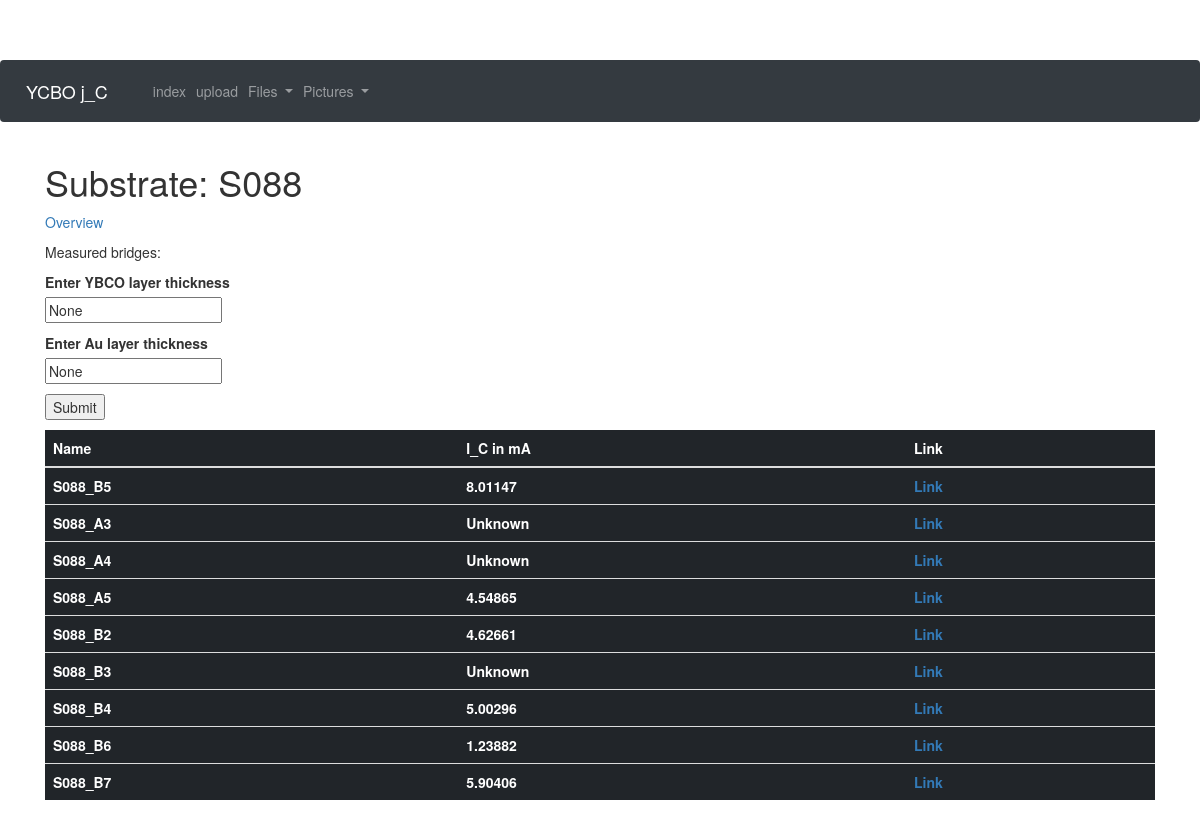
The app's page /substrate/S088 with its own data.
### app/models.py (models this page shows, shortened)
class Substrate(db.Model):
    id = db.Column(db.Integer, primary_key = True)
    substratename = db.Column(db.String(32))
    Au_layer = db.Column(db.Integer)
    YBCO_layer = db.Column(db.Integer)
    bridges = db.relationship("Bridge", backref = "substrate", lazy="dynamic")

class Bridge(db.Model):
    id = db.Column(db.Integer, primary_key = True)
    substrate_id = db.Column(db.Integer, db.ForeignKey("substrate.id"))
    bridgename = db.Column(db.String(32))
    j_C = db.Column(db.Float)
    res = db.Column(db.Float)
    bridgewitdh = db.Column(db.Float)
    documents = db.relationship("Document", backref = "bridge", lazy = "dynamic")
    pictures = db.relationship("Picture", backref = "bridge", lazy = "dynamic")

### app/routes.py (the view)
@app.route("/substrate/<substratename>", methods=["POST","GET"])
def substrate(substratename):
    substrate = Substrate.query.filter_by(substratename=substratename).first_or_404()
    form = SubstrateEditForm()
    form.YBCO_layer.default = substrate.YBCO_layer
    form.Au_layer.default = substrate.Au_layer
    if request.method =="POST":
        if form.submit_layer.data:
            substrate.YBCO_layer = form.YBCO_layer.data
            substrate.Au_layer = form.Au_layer.data
            db.session.add(substrate)
            db.session.commit()
    return render_template("substrate.html", substrate = substrate, form = form)

### app/forms.py
class SubstrateEditForm(FlaskForm):
    YBCO_layer = StringField("Enter YBCO layer thickness")
    Au_layer = StringField("Enter Au layer thickness")
    submit_layer = SubmitField("Submit")

### app/templates/substrate.html (shortened to what this page needs)
{% extends "base.html" %}
{% block content %}
<h1>Substrate: {{substrate.substratename}}</h1>
<p><a href="{{url_for('index')}}">Overview</a></p>
<p>Measured bridges:<p>
<form action="" method="post">
  <p>
    {{ form.YBCO_layer.label }}<br>
    {{ form.YBCO_layer(value=form.YBCO_layer.default) }}
  </p>
  <p>
    {{ form.Au_layer.label }}<br>
    {{ form.Au_layer(value=form.Au_layer.default) }}
  </p>
  <p>{{ form.submit_layer() }}</p>
</form>
<table class="table table-dark">
  <thead>
    <tr>
      <th scope="col">Name</th>
      <th scope="col">I_C in mA</th>
      <th scope="col">Link</th>
    </tr>
  </thead>
  <tbody>
    {% for bridge in substrate.bridges.all() %}
    <tr>
      <th scope="row">{{ bridge.bridgename }}</th>
      <th>{% if bridge.j_C %}{{ "%.5f"%bridge.j_C }}{% else %}Unknown{% endif %}</th>
      <th><a href="{{url_for('bridge', bridgename = bridge.bridgename) }}">Link</a></th>
    </tr>
    {% endfor %}
  </tbody>
</table>
{% endblock %}

### app/templates/base.html (shortened to what this page needs)
<!doctype html>
<html>
<head>
    <link rel="stylesheet" href="https://stackpath.bootstrapcdn.com/bootstrap/4.1.0/css/bootstrap.min.css">
</head>
<body>
  <nav class="navbar fixed-top navbar-expand-lg navbar-dark bg-dark">
    <a class="navbar-brand" href="{{ url_for('index') }}">YCBO j_C</a>
    <div class="collapse navbar-collapse" id="navbarSupportedContent">
      <ul class="navbar-nav mr-auto">
        <li class="nav-item"><a class="nav-link" href="{{ url_for('index') }}">index</a></li>
        <li class="nav-item"><a class="nav-link" href="{{ url_for('upload') }}">upload</a></li>
        <li class="nav-item dropdown">
        <a class="nav-link dropdown-toggle" href="#" id="navbarDropdownMenuLink" data-toggle="dropdown" aria-haspopup="true" aria-expanded="false">
          Files
        </a>
        </li>
        <li class="nav-item dropdown">
        <a class="nav-link dropdown-toggle" href="#" id="navbarDropdownMenuLink" data-toggle="dropdown" aria-haspopup="true" aria-expanded="false">
          Pictures
        </a>
        </li>
      </ul>
    </div>
    </nav>
    <div class="container">
        {% block content %}{% endblock %}
    </div>
    <link rel="stylesheet" type="text/css" href="//netdna.bootstrapcdn.com/bootstrap/3.1.1/css/bootstrap.min.css">
</body>
</html>

### app/templates/base.html (style rules this page uses)
body { padding-top: 60px; }
li.dropdown { display: inline-block; }
li a, .dropbtn { display: inline-block; text-align: center; text-decoration: none; }

### records on screen
Substrate: substratename "S088"
Bridge: bridgename "S088_B5", j_C "8.01147"
Bridge: bridgename "S088_A3", shows "Unknown"
Bridge: bridgename "S088_A4", shows "Unknown"
Bridge: bridgename "S088_A5", j_C "4.54865"
Bridge: bridgename "S088_B2", j_C "4.62661"
Bridge: bridgename "S088_B3", shows "Unknown"
Bridge: bridgename "S088_B4", j_C "5.00296"
Bridge: bridgename "S088_B6", j_C "1.23882"
Bridge: bridgename "S088_B7", j_C "5.90406"
